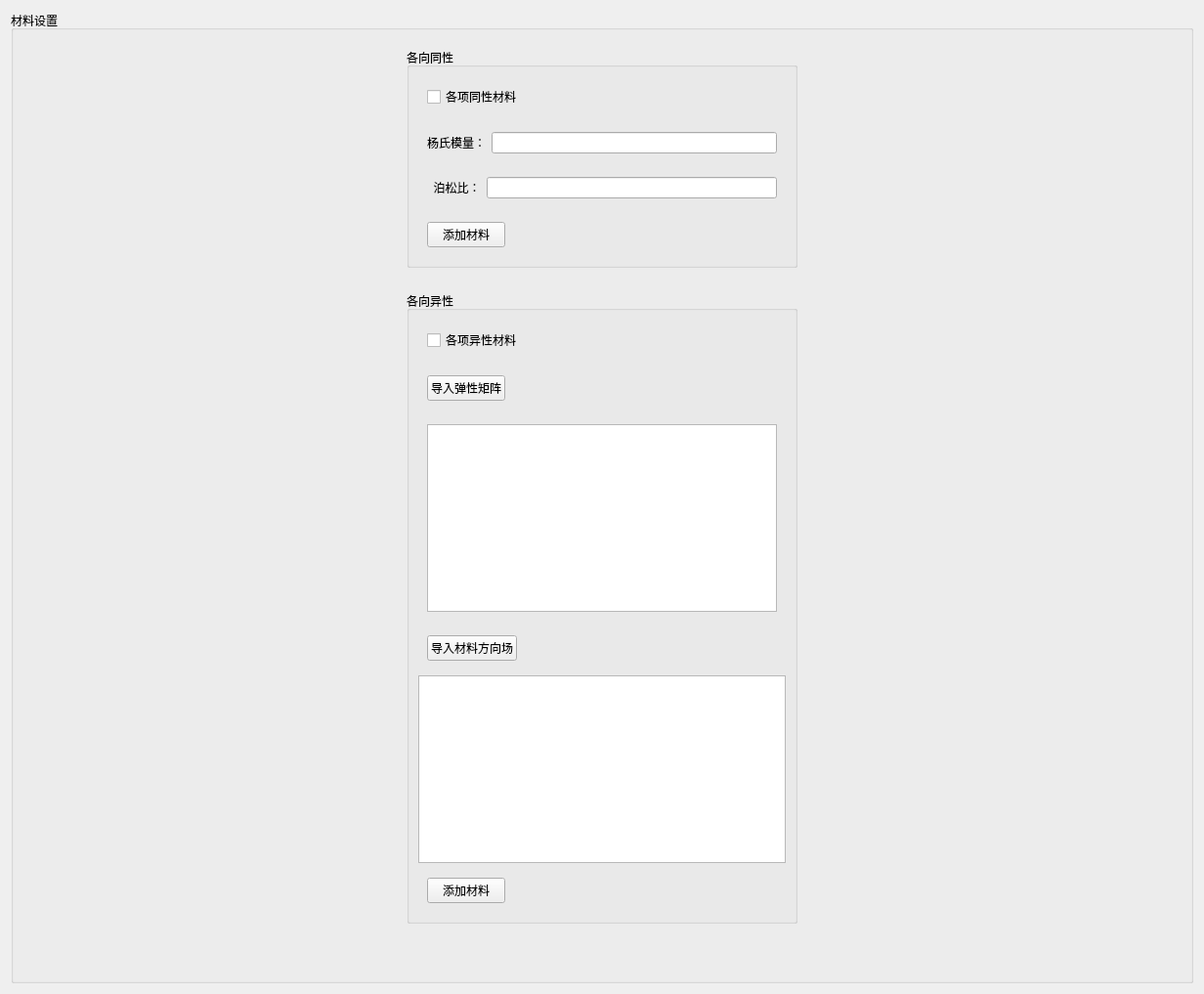
<?xml version="1.0" encoding="UTF-8"?>
<ui version="4.0">
 <class>Finite2D_MaterialProperties</class>
 <widget class="QWidget" name="Finite2D_MaterialProperties">
  <property name="geometry">
   <rect>
    <x>0</x>
    <y>0</y>
    <width>1232</width>
    <height>944</height>
   </rect>
  </property>
  <property name="windowTitle">
   <string>Form</string>
  </property>
  <layout class="QVBoxLayout" name="verticalLayout">
   <item>
    <widget class="QGroupBox" name="MaterialSetWidget">
     <property name="sizePolicy">
      <sizepolicy hsizetype="Expanding" vsizetype="Minimum">
       <horstretch>0</horstretch>
       <verstretch>0</verstretch>
      </sizepolicy>
     </property>
     <property name="title">
      <string>材料设置</string>
     </property>
     <layout class="QVBoxLayout" name="verticalLayout_4">
      <item>
       <widget class="QWidget" name="widget_9" native="true">
        <layout class="QHBoxLayout" name="horizontalLayout_9">
         <item>
          <spacer name="horizontalSpacer">
           <property name="orientation">
            <enum>Qt::Horizontal</enum>
           </property>
           <property name="sizeHint" stdset="0">
            <size>
             <width>40</width>
             <height>20</height>
            </size>
           </property>
          </spacer>
         </item>
         <item>
          <widget class="QGroupBox" name="groupBox_2">
           <property name="sizePolicy">
            <sizepolicy hsizetype="Fixed" vsizetype="Minimum">
             <horstretch>0</horstretch>
             <verstretch>0</verstretch>
            </sizepolicy>
           </property>
           <property name="minimumSize">
            <size>
             <width>400</width>
             <height>0</height>
            </size>
           </property>
           <property name="maximumSize">
            <size>
             <width>400</width>
             <height>16777215</height>
            </size>
           </property>
           <property name="title">
            <string>各向同性</string>
           </property>
           <layout class="QVBoxLayout" name="verticalLayout_2">
            <item>
             <widget class="QWidget" name="widget" native="true">
              <layout class="QHBoxLayout" name="horizontalLayout_2">
               <item>
                <widget class="QCheckBox" name="sameButton">
                 <property name="text">
                  <string>各项同性材料</string>
                 </property>
                </widget>
               </item>
               <item>
                <spacer name="horizontalSpacer_5">
                 <property name="orientation">
                  <enum>Qt::Horizontal</enum>
                 </property>
                 <property name="sizeHint" stdset="0">
                  <size>
                   <width>40</width>
                   <height>20</height>
                  </size>
                 </property>
                </spacer>
               </item>
              </layout>
             </widget>
            </item>
            <item>
             <widget class="QWidget" name="widget_2" native="true">
              <layout class="QHBoxLayout" name="horizontalLayout">
               <item>
                <widget class="QLabel" name="label">
                 <property name="text">
                  <string>杨氏模量：</string>
                 </property>
                </widget>
               </item>
               <item>
                <widget class="QLineEdit" name="lineEdit_Yang"/>
               </item>
              </layout>
             </widget>
            </item>
            <item>
             <widget class="QWidget" name="widget_3" native="true">
              <layout class="QHBoxLayout" name="horizontalLayout_3">
               <item>
                <widget class="QLabel" name="label_2">
                 <property name="text">
                  <string>  泊松比：</string>
                 </property>
                </widget>
               </item>
               <item>
                <widget class="QLineEdit" name="lineEdit_Poission"/>
               </item>
              </layout>
             </widget>
            </item>
            <item>
             <widget class="QWidget" name="widget_6" native="true">
              <layout class="QHBoxLayout" name="horizontalLayout_5">
               <item>
                <widget class="QPushButton" name="addMaterial_1">
                 <property name="text">
                  <string>添加材料</string>
                 </property>
                </widget>
               </item>
               <item>
                <spacer name="horizontalSpacer_6">
                 <property name="orientation">
                  <enum>Qt::Horizontal</enum>
                 </property>
                 <property name="sizeHint" stdset="0">
                  <size>
                   <width>40</width>
                   <height>20</height>
                  </size>
                 </property>
                </spacer>
               </item>
              </layout>
             </widget>
            </item>
           </layout>
          </widget>
         </item>
         <item>
          <spacer name="horizontalSpacer_2">
           <property name="orientation">
            <enum>Qt::Horizontal</enum>
           </property>
           <property name="sizeHint" stdset="0">
            <size>
             <width>40</width>
             <height>20</height>
            </size>
           </property>
          </spacer>
         </item>
        </layout>
       </widget>
      </item>
      <item>
       <widget class="QWidget" name="widget_10" native="true">
        <layout class="QHBoxLayout" name="horizontalLayout_10">
         <item>
          <spacer name="horizontalSpacer_3">
           <property name="orientation">
            <enum>Qt::Horizontal</enum>
           </property>
           <property name="sizeHint" stdset="0">
            <size>
             <width>40</width>
             <height>20</height>
            </size>
           </property>
          </spacer>
         </item>
         <item>
          <widget class="QGroupBox" name="groupBox_3">
           <property name="sizePolicy">
            <sizepolicy hsizetype="Fixed" vsizetype="Minimum">
             <horstretch>0</horstretch>
             <verstretch>0</verstretch>
            </sizepolicy>
           </property>
           <property name="minimumSize">
            <size>
             <width>400</width>
             <height>0</height>
            </size>
           </property>
           <property name="maximumSize">
            <size>
             <width>400</width>
             <height>16777215</height>
            </size>
           </property>
           <property name="title">
            <string>各向异性</string>
           </property>
           <layout class="QVBoxLayout" name="verticalLayout_3">
            <item>
             <widget class="QWidget" name="widget_4" native="true">
              <layout class="QHBoxLayout" name="horizontalLayout_4">
               <item>
                <widget class="QCheckBox" name="differentButton">
                 <property name="text">
                  <string>各项异性材料</string>
                 </property>
                </widget>
               </item>
               <item>
                <spacer name="horizontalSpacer_8">
                 <property name="orientation">
                  <enum>Qt::Horizontal</enum>
                 </property>
                 <property name="sizeHint" stdset="0">
                  <size>
                   <width>40</width>
                   <height>20</height>
                  </size>
                 </property>
                </spacer>
               </item>
              </layout>
             </widget>
            </item>
            <item>
             <widget class="QWidget" name="widget_5" native="true">
              <layout class="QHBoxLayout" name="horizontalLayout_6">
               <item>
                <widget class="QPushButton" name="importElasticityMatrixButton">
                 <property name="text">
                  <string>导入弹性矩阵</string>
                 </property>
                </widget>
               </item>
               <item>
                <spacer name="horizontalSpacer_7">
                 <property name="orientation">
                  <enum>Qt::Horizontal</enum>
                 </property>
                 <property name="sizeHint" stdset="0">
                  <size>
                   <width>40</width>
                   <height>20</height>
                  </size>
                 </property>
                </spacer>
               </item>
              </layout>
             </widget>
            </item>
            <item>
             <widget class="QWidget" name="widget_8" native="true">
              <layout class="QHBoxLayout" name="horizontalLayout_8">
               <item>
                <widget class="QListWidget" name="listWidget"/>
               </item>
              </layout>
             </widget>
            </item>
            <item>
             <widget class="QWidget" name="widget_11" native="true">
              <layout class="QHBoxLayout" name="horizontalLayout_11">
               <item>
                <widget class="QPushButton" name="importMaterialVectorField">
                 <property name="text">
                  <string>导入材料方向场</string>
                 </property>
                </widget>
               </item>
               <item>
                <spacer name="horizontalSpacer_10">
                 <property name="orientation">
                  <enum>Qt::Horizontal</enum>
                 </property>
                 <property name="sizeHint" stdset="0">
                  <size>
                   <width>40</width>
                   <height>20</height>
                  </size>
                 </property>
                </spacer>
               </item>
              </layout>
             </widget>
            </item>
            <item>
             <widget class="QListWidget" name="listWidget_2"/>
            </item>
            <item>
             <widget class="QWidget" name="widget_7" native="true">
              <layout class="QHBoxLayout" name="horizontalLayout_7">
               <item>
                <widget class="QPushButton" name="addMaterial_2">
                 <property name="text">
                  <string>添加材料</string>
                 </property>
                </widget>
               </item>
               <item>
                <spacer name="horizontalSpacer_9">
                 <property name="orientation">
                  <enum>Qt::Horizontal</enum>
                 </property>
                 <property name="sizeHint" stdset="0">
                  <size>
                   <width>40</width>
                   <height>20</height>
                  </size>
                 </property>
                </spacer>
               </item>
              </layout>
             </widget>
            </item>
           </layout>
          </widget>
         </item>
         <item>
          <spacer name="horizontalSpacer_4">
           <property name="orientation">
            <enum>Qt::Horizontal</enum>
           </property>
           <property name="sizeHint" stdset="0">
            <size>
             <width>40</width>
             <height>20</height>
            </size>
           </property>
          </spacer>
         </item>
        </layout>
       </widget>
      </item>
      <item>
       <spacer name="verticalSpacer">
        <property name="orientation">
         <enum>Qt::Vertical</enum>
        </property>
        <property name="sizeHint" stdset="0">
         <size>
          <width>20</width>
          <height>40</height>
         </size>
        </property>
       </spacer>
      </item>
     </layout>
    </widget>
   </item>
  </layout>
 </widget>
 <resources/>
 <connections/>
</ui>
